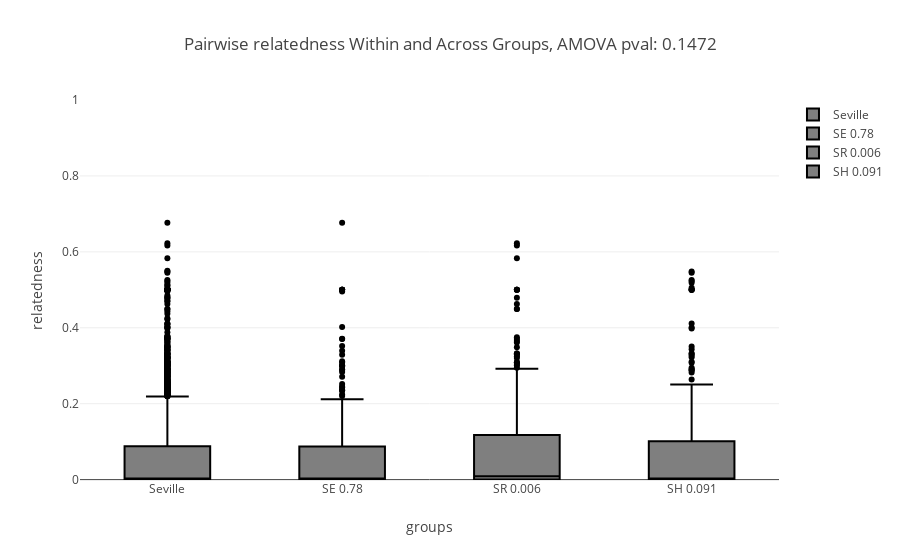

Notebook code cell kept with this figure:
### Code cell
## We'll first look at the distribution of genetic distances across the colony and within roosting groups.
## First get genetic distance matrix:
np.random.seed(12345678)

fig_box_rel= []

###########################
### for Seville
Sev_sim_matrix= [[Ind_asso[y][x] for x in Seville_order] for y in Seville_order]
Sev_sim_matrix= np.array(Sev_sim_matrix)
iuSev= np.triu_indices(Sev_sim_matrix.shape[0],1)
Sev_sim_vector= Sev_sim_matrix[iuSev]

fig_box_rel.append(go.Box(
    y= Sev_sim_vector,
    name= 'Seville',
    marker= dict(
    color= 'black'
    )
))
###########################
### SE 
SE_sim_matrix= [[Ind_asso[y][x] for x in gp_bats['SE']] for y in gp_bats['SE']]
SE_sim_matrix= np.array(SE_sim_matrix)
iuSE= np.triu_indices(SE_sim_matrix.shape[0],1)
SE_sim_vector= SE_sim_matrix[iuSE]

fig_box_rel.append(go.Box(
    y= SE_sim_vector,
    name= 'SE {}'.format(round(stats.ttest_ind(Sev_sim_vector,SE_sim_vector, equal_var = False)[1],3)),
    marker= dict(
    color= 'black'
    )
))
###########################
### SR
SR_sim_matrix= [[Ind_asso[y][x] for x in gp_bats['SR']] for y in gp_bats['SR']]
SR_sim_matrix= np.array(SR_sim_matrix)
iuSR= np.triu_indices(SR_sim_matrix.shape[0],1)
SR_sim_vector= SR_sim_matrix[iuSR]

fig_box_rel.append(go.Box(
    y= SR_sim_vector,
    name= 'SR {}'.format(round(stats.ttest_ind(Sev_sim_vector,SR_sim_vector, equal_var = False)[1],3)),
    marker= dict(
    color= 'black'
    )
))
###########################
### SH
SH_sim_matrix= [[Ind_asso[y][x] for x in gp_bats['SH']] for y in gp_bats['SH']]
SH_sim_matrix= np.array(SH_sim_matrix)
iuSH= np.triu_indices(SH_sim_matrix.shape[0],1)
SH_sim_vector= SH_sim_matrix[iuSH]


fig_box_rel.append(go.Box(
    y= SH_sim_vector,
    name= 'SH {}'.format(round(stats.ttest_ind(Sev_sim_vector,SH_sim_vector, equal_var = False)[1],3)),
    marker= dict(
    color= 'black'
    )
))
##### F_ way
import scipy.stats as stats

test= stats.f_oneway(SR_sim_vector,SH_sim_vector,SE_sim_vector)
#####

layout= go.Layout(
    yaxis= dict(
        title= 'relatedness',
        range= [-.001,1]
    ),
    title= 'Pairwise relatedness Within and Across Groups, AMOVA pval: {}'.format(round(test[1],4)),
    
    xaxis= dict(
    title= 'groups'
    )
)


fig = go.Figure(data=fig_box_rel,layout= layout)
iplot(fig)

### Figure 1 — Plotly figure (JSON) as saved in the notebook; plotly's stock layout.template omitted (floating-point values rounded to 4 significant figures; data arrays with more than 128 entries replaced by an {"elided": "..."} marker saying what was removed)
{"data": [{"marker": {"color": "black"}, "name": "Seville", "type": "box", "uid": "66a35327-63a7-4184-a1dc-eecdd35185d6", "y": {"elided": "3486 float values"}}, {"marker": {"color": "black"}, "name": "SE 0.78", "type": "box", "uid": "9ecb5b58-19b4-4479-97e4-da8cf932637f", "y": {"elided": "378 float values"}}, {"marker": {"color": "black"}, "name": "SR 0.006", "type": "box", "uid": "b9129e40-44df-4244-9516-23e15bca16b1", "y": {"elided": "378 float values"}}, {"marker": {"color": "black"}, "name": "SH 0.091", "type": "box", "uid": "1a984a06-4862-43c9-ab7b-42f57400ce34", "y": {"elided": "378 float values"}}], "layout": {"title": "Pairwise relatedness Within and Across Groups, AMOVA pval: 0.1472", "xaxis": {"title": "groups"}, "yaxis": {"range": [-0.001, 1], "title": "relatedness"}}}
